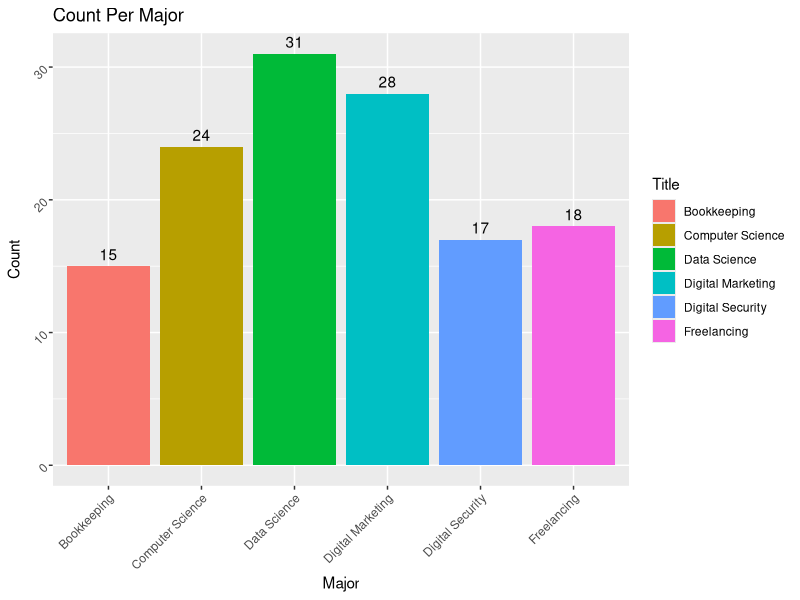
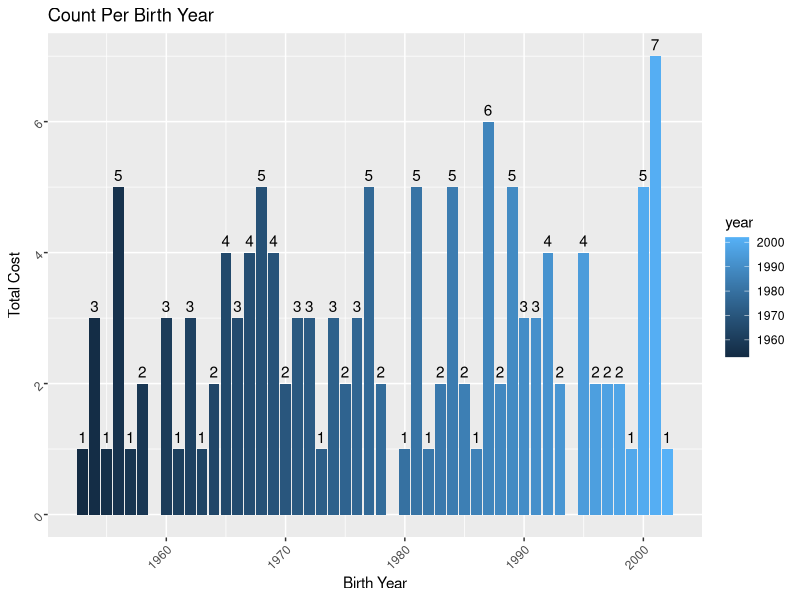
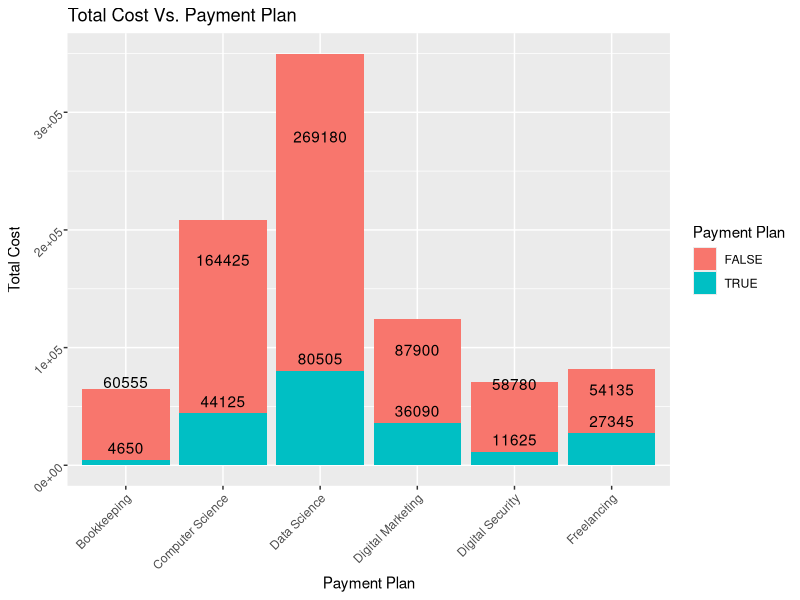
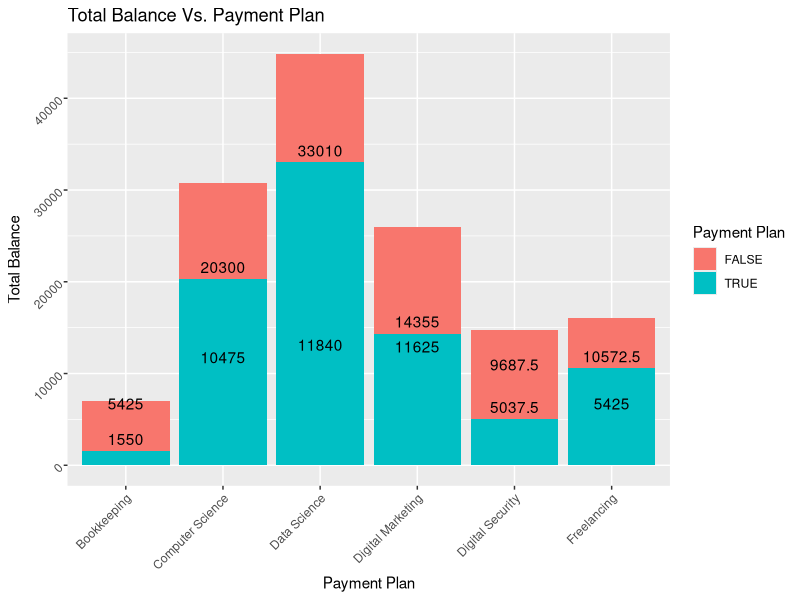
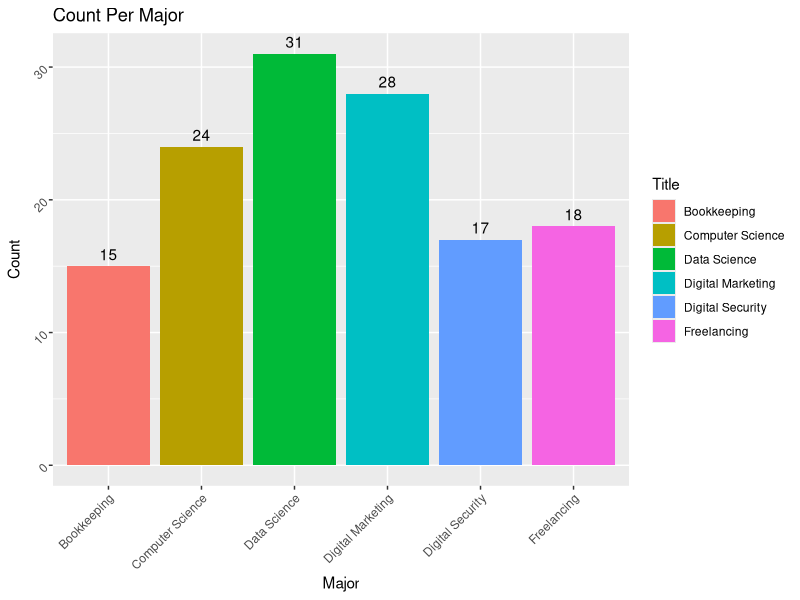
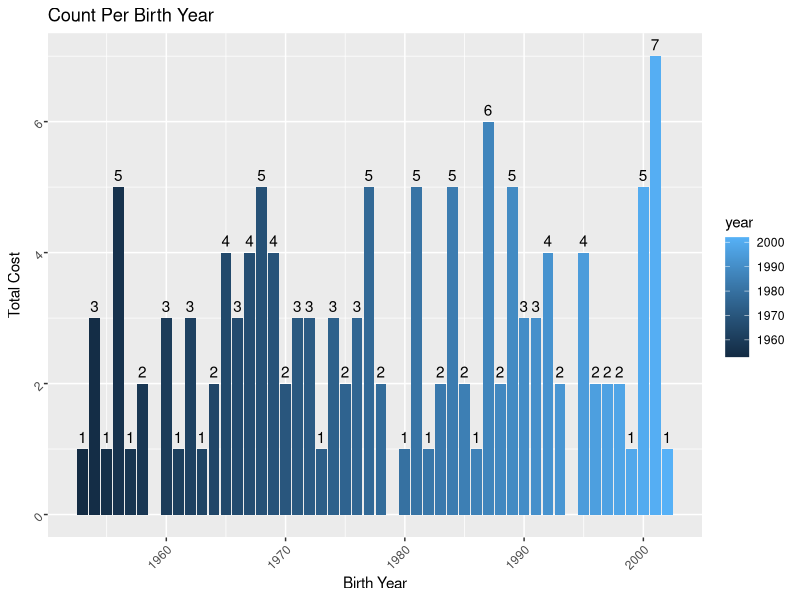
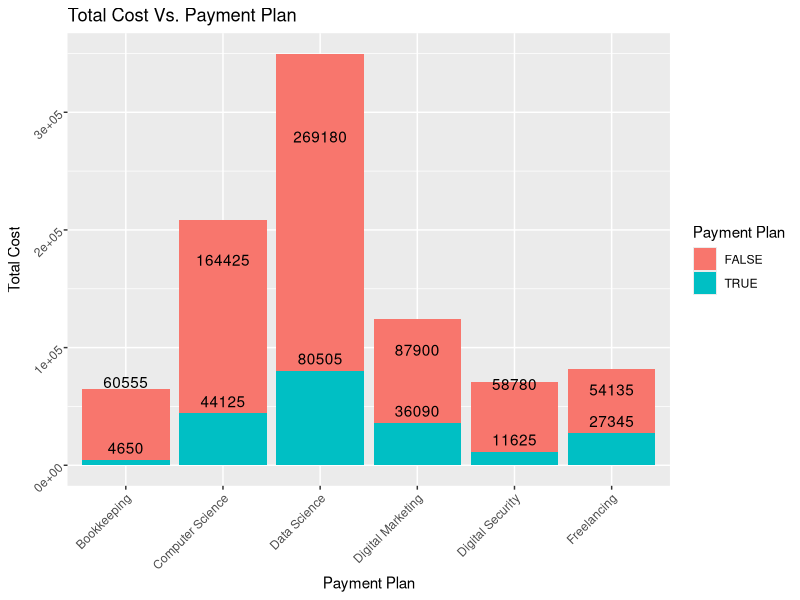
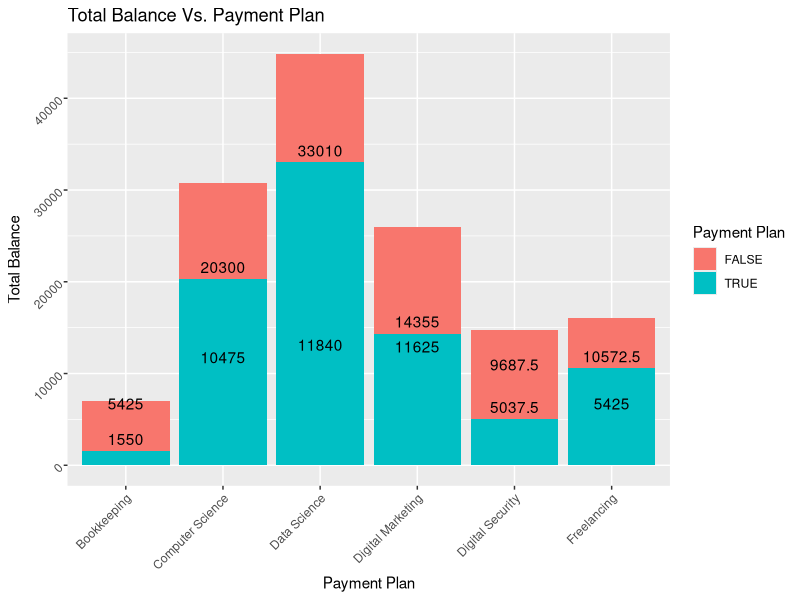

Source code (R) for these figures, in order:
library(readxl)
library(dplyr)
library(tidyverse)
library(tidyr)
library(ggplot2)
library(lubridate)

## Setting up working directory
setwd("C:/Users/gwmcc/OneDrive/Documents/GitHub/Data-332")

student_data <- read_xlsx("Students Data HW/Data/Student.xlsx")
registration_data <- read_xlsx("Students Data HW/Data/Registration.xlsx")
course_date <- read_xlsx("Students Data HW/Data/Course.xlsx")




# joining the data
df <- left_join(student_data, registration_data, by = c('Student ID'))
df <- left_join(df, course_date, by = c('Instance ID'))




# Making the pivot tables
df_pivot_majors <- df %>%
  group_by(Title) %>%
  summarize(count = n())

df_pivot_birth_dates <- df %>%
  group_by(year = lubridate::year(`Birth Date`)) %>%
  summarize(count = n())

df_pivot_payment_plan <- df %>%
  group_by(Title, `Payment Plan`) %>%
  summarize(count = n(), 
            total_cost = sum(`Total Cost`, na.rm = TRUE), 
            total_bal = sum(`Balance Due`, na.rm = TRUE))




# Chart on the number of majors
major_count_plot <- ggplot(df_pivot_majors, aes(x = Title, y = count, fill = Title)) + 
  geom_col() + 
  theme(axis.text = element_text(angle = 45, vjust = .5, hjust = 1)) +
  xlab("Major") + 
  ylab("Count") + 
  ggtitle("Count Per Major") + 
  geom_text(aes(label = count), vjust = -0.5)

major_count_plot
ggsave('major_count_plot.png', height = 5)


# Chart by birth year for students
birth_year_count_plot <- ggplot(df_pivot_birth_dates, aes(x = year, y = count, fill = year)) + 
  geom_col() + 
  theme(axis.text = element_text(angle = 45, vjust = .5, hjust = 1)) +
  xlab("Birth Year") + 
  ylab("Total Cost") + 
  ggtitle("Count Per Birth Year") + 
  geom_text(aes(label = count), vjust = -0.5)

birth_year_count_plot
ggsave('birth_year_count_plot.png', height = 5)



# Total cost per major segmented by payment plan
cost_pre_major_plot <- ggplot(df_pivot_payment_plan, aes(x = Title, y = total_cost, fill = `Payment Plan`)) +
  geom_col() + 
  theme(axis.text = element_text(angle = 45, vjust = .5, hjust = 1)) +
  xlab("Payment Plan") + 
  ylab("Total Cost") + 
  ggtitle("Total Cost Vs. Payment Plan") + 
  geom_text(aes(label = total_cost), vjust = -0.5)

cost_pre_major_plot
ggsave('cost_pre_major_plot.png')



# Total balance due by major segmented by payment plan    
balance_per_major_plot <- ggplot(df_pivot_payment_plan, aes(x = Title, y = total_bal, fill = `Payment Plan`)) +
  geom_col() + 
  theme(axis.text = element_text(angle = 45, vjust = .5, hjust = 1)) +
  xlab("Payment Plan") + 
  ylab("Total Balance")  +
  ggtitle("Total Balance Vs. Payment Plan") + 
  geom_text(aes(label = total_bal), vjust = -0.5)

balance_per_major_plot
ggsave('balance_per_major_plot.png')


